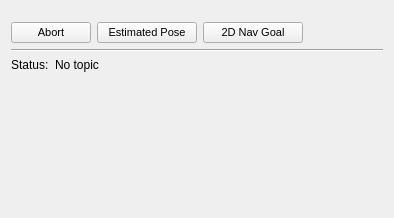
<?xml version="1.0" encoding="UTF-8"?>
<ui version="4.0">
 <class>move_base_config</class>
 <widget class="QWidget" name="move_base_config">
  <property name="geometry">
   <rect>
    <x>0</x>
    <y>0</y>
    <width>394</width>
    <height>218</height>
   </rect>
  </property>
  <property name="windowTitle">
   <string>Form</string>
  </property>
  <property name="styleSheet">
   <string notr="true"/>
  </property>
  <layout class="QVBoxLayout" name="verticalLayout">
   <item>
    <layout class="QHBoxLayout" name="horizontalLayout_1">
     <property name="topMargin">
      <number>11</number>
     </property>
     <item>
      <widget class="QPushButton" name="pushButtonAbort">
        <property name="sizePolicy">
         <sizepolicy hsizetype="Fixed" vsizetype="Fixed">
          <horstretch>0</horstretch>
          <verstretch>0</verstretch>
         </sizepolicy>
        </property>
       <property name="minimumSize">
        <size>
         <width>65</width>
         <height>0</height>
        </size>
       </property>
       <property name="font">
        <font>
         <pointsize>8</pointsize>
        </font>
       </property>
       <property name="toolTip">
        <string>&lt;html&gt;&lt;head/&gt;&lt;body&gt;&lt;p&gt;Abort [2D Nav Goal] execution&lt;/p&gt;&lt;/body&gt;&lt;/html&gt;</string>
       </property>
       <property name="text">
        <string>Abort</string>
       </property>
       <property name="icon">
        <iconset resource="../../mapviz/src/resources/icons.qrc">
         <normaloff>:/images/remove-icon-th.png</normaloff>:/images/remove-icon-th.png</iconset>
       </property>
      </widget>
     </item>
     <item>
      <widget class="QPushButton" name="pushButtonInitialPose">
        <property name="sizePolicy">
         <sizepolicy hsizetype="Fixed" vsizetype="Fixed">
          <horstretch>0</horstretch>
          <verstretch>0</verstretch>
         </sizepolicy>
        </property>
       <property name="minimumSize">
        <size>
         <width>100</width>
         <height>0</height>
        </size>
       </property>
       <property name="font">
        <font>
         <pointsize>8</pointsize>
        </font>
       </property>
       <property name="toolTip">
        <string>&lt;html&gt;&lt;head/&gt;&lt;body&gt;&lt;p&gt;Publish robot pose on topic [/initialpose]&lt;/p&gt;&lt;/body&gt;&lt;/html&gt;</string>
       </property>
       <property name="text">
        <string>Estimated Pose</string>
       </property>
       <property name="icon">
        <iconset resource="../../mapviz/src/resources/icons.qrc">
         <normaloff>:/images/green-arrow.png</normaloff>:/images/green-arrow.png</iconset>
       </property>
       <property name="checkable">
        <bool>true</bool>
       </property>
      </widget>
     </item>
     <item>
      <widget class="QPushButton" name="pushButtonGoalPose">
        <property name="sizePolicy">
         <sizepolicy hsizetype="Fixed" vsizetype="Fixed">
          <horstretch>0</horstretch>
          <verstretch>0</verstretch>
         </sizepolicy>
        </property>
       <property name="minimumSize">
        <size>
         <width>100</width>
         <height>0</height>
        </size>
       </property>
       <property name="font">
        <font>
         <pointsize>8</pointsize>
        </font>
       </property>
       <property name="toolTip">
        <string>&lt;html&gt;&lt;head/&gt;&lt;body&gt;&lt;p&gt;Send a goal to [move_base] action server&lt;/p&gt;&lt;/body&gt;&lt;/html&gt;</string>
       </property>
       <property name="text">
        <string>2D Nav Goal</string>
       </property>
       <property name="icon">
        <iconset resource="../../mapviz/src/resources/icons.qrc">
         <normaloff>:/images/green-arrow.png</normaloff>:/images/green-arrow.png</iconset>
       </property>
       <property name="checkable">
        <bool>true</bool>
       </property>
      </widget>
     </item>
     <item>
      <spacer name="horizontalSpacer">
       <property name="orientation">
        <enum>Qt::Horizontal</enum>
       </property>
       <property name="sizeHint" stdset="0">
        <size>
         <width>40</width>
         <height>20</height>
        </size>
       </property>
      </spacer>
     </item>
    </layout>
   </item>
   <item>
    <widget class="Line" name="line">
     <property name="orientation">
      <enum>Qt::Horizontal</enum>
     </property>
    </widget>
   </item>
   <item>
    <layout class="QHBoxLayout" name="horizontalLayout_2" stretch="0,1">
     <item>
      <widget class="QLabel" name="label_status">
       <property name="font">
        <font/>
       </property>
       <property name="text">
        <string>Status:</string>
       </property>
      </widget>
     </item>
     <item>
      <widget class="QLabel" name="status">
       <property name="font">
        <font/>
       </property>
       <property name="styleSheet">
        <string notr="true"/>
       </property>
       <property name="text">
        <string>No topic</string>
       </property>
       <property name="wordWrap">
        <bool>true</bool>
       </property>
      </widget>
     </item>
    </layout>
   </item>
   <item>
    <spacer name="verticalSpacer">
     <property name="orientation">
      <enum>Qt::Vertical</enum>
     </property>
     <property name="sizeHint" stdset="0">
      <size>
       <width>20</width>
       <height>40</height>
      </size>
     </property>
    </spacer>
   </item>
  </layout>
 </widget>
 <resources>
  <include location="../../mapviz/src/resources/icons.qrc"/>
 </resources>
 <connections/>
 <slots>
  <slot>SelectColor()</slot>
  <slot>SelectTopic()</slot>
  <slot>TopicEdited()</slot>
  <slot>PositionToleranceChanged(double)</slot>
  <slot>AngleToleranceChanged(double)</slot>
 </slots>
</ui>
